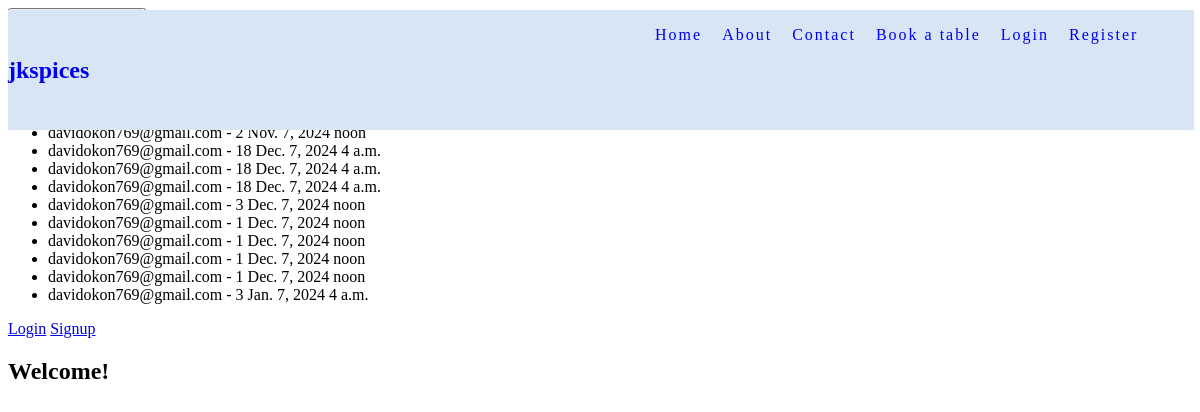
/restaurant/, run on an earlier commit of the app's database.
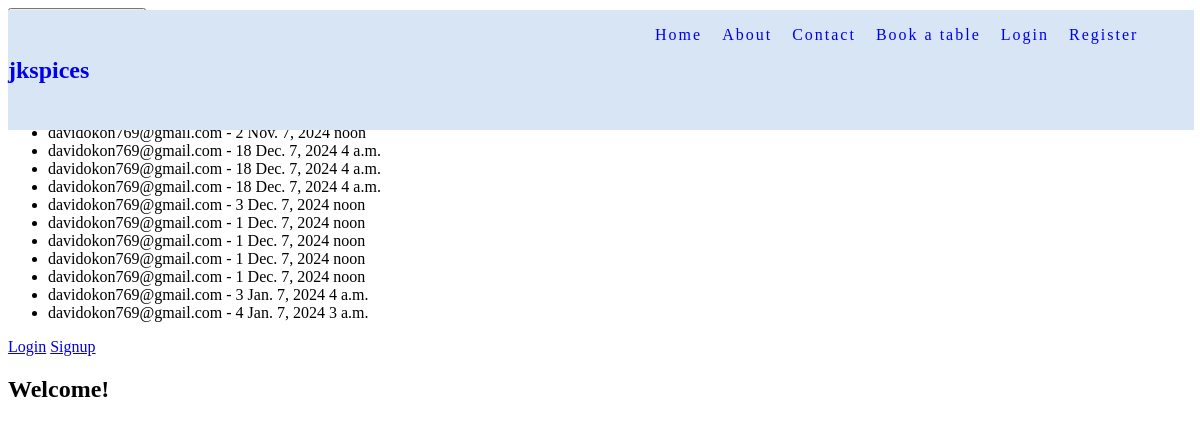
And on a later commit of the database.
### restaurant/models.py (models this page shows)
class Bookings(models.Model):
    user = models.ForeignKey(User, on_delete=models.CASCADE, null=True)
    user_email = models.EmailField()
    group_size = models.PositiveIntegerField()
    booking_date = models.DateField()
    booking_time = models.TimeField(auto_now_add=False, blank=False, max_length=100)
    created_on = models.DateTimeField(auto_now_add=True)
    approved = models.BooleanField(default=False)

### restaurant/views.py (the view)
# urls.py: path('restaurant/', restaurant_views.my_restaurant, name='restaurant'),
def my_restaurant(request):
    bookings = Bookings.objects.all()
    return render(request, "index.html", {'bookings': bookings})

### restaurant/templates/index.html
{% extends "base.html" %}
{% block content %}
<a href="{% url 'book_table' %}"><button>Make a new booking</button></a>
<div>
    <h3>Existing bookings</h3>
    <ul>
        {% for booking in bookings %}
        <li>{{ booking.user_email }} - {{ booking.group_size }} {{ booking.booking_date }} {{ booking.booking_time }}</li>
        {% endfor %}
    </ul>
</div>
{% if request.user.is_authenticated %}
  <p>{{ request.user.username }}</p>
  <a href="{% url 'logout' %}">Logout</a>
{% else %}
  <a href="{% url 'login' %}">Login</a>
  <a href="{% url 'signup' %}">Signup</a>
{% endif %}
<h2>Welcome!</h2>
{% endblock content %}

What changed in the data, as far as the page shows it:
added Bookings: user_email "davidokon769@gmail.com", group_size "4", booking_date "Jan. 7, 2024", booking_time "3 a.m."
